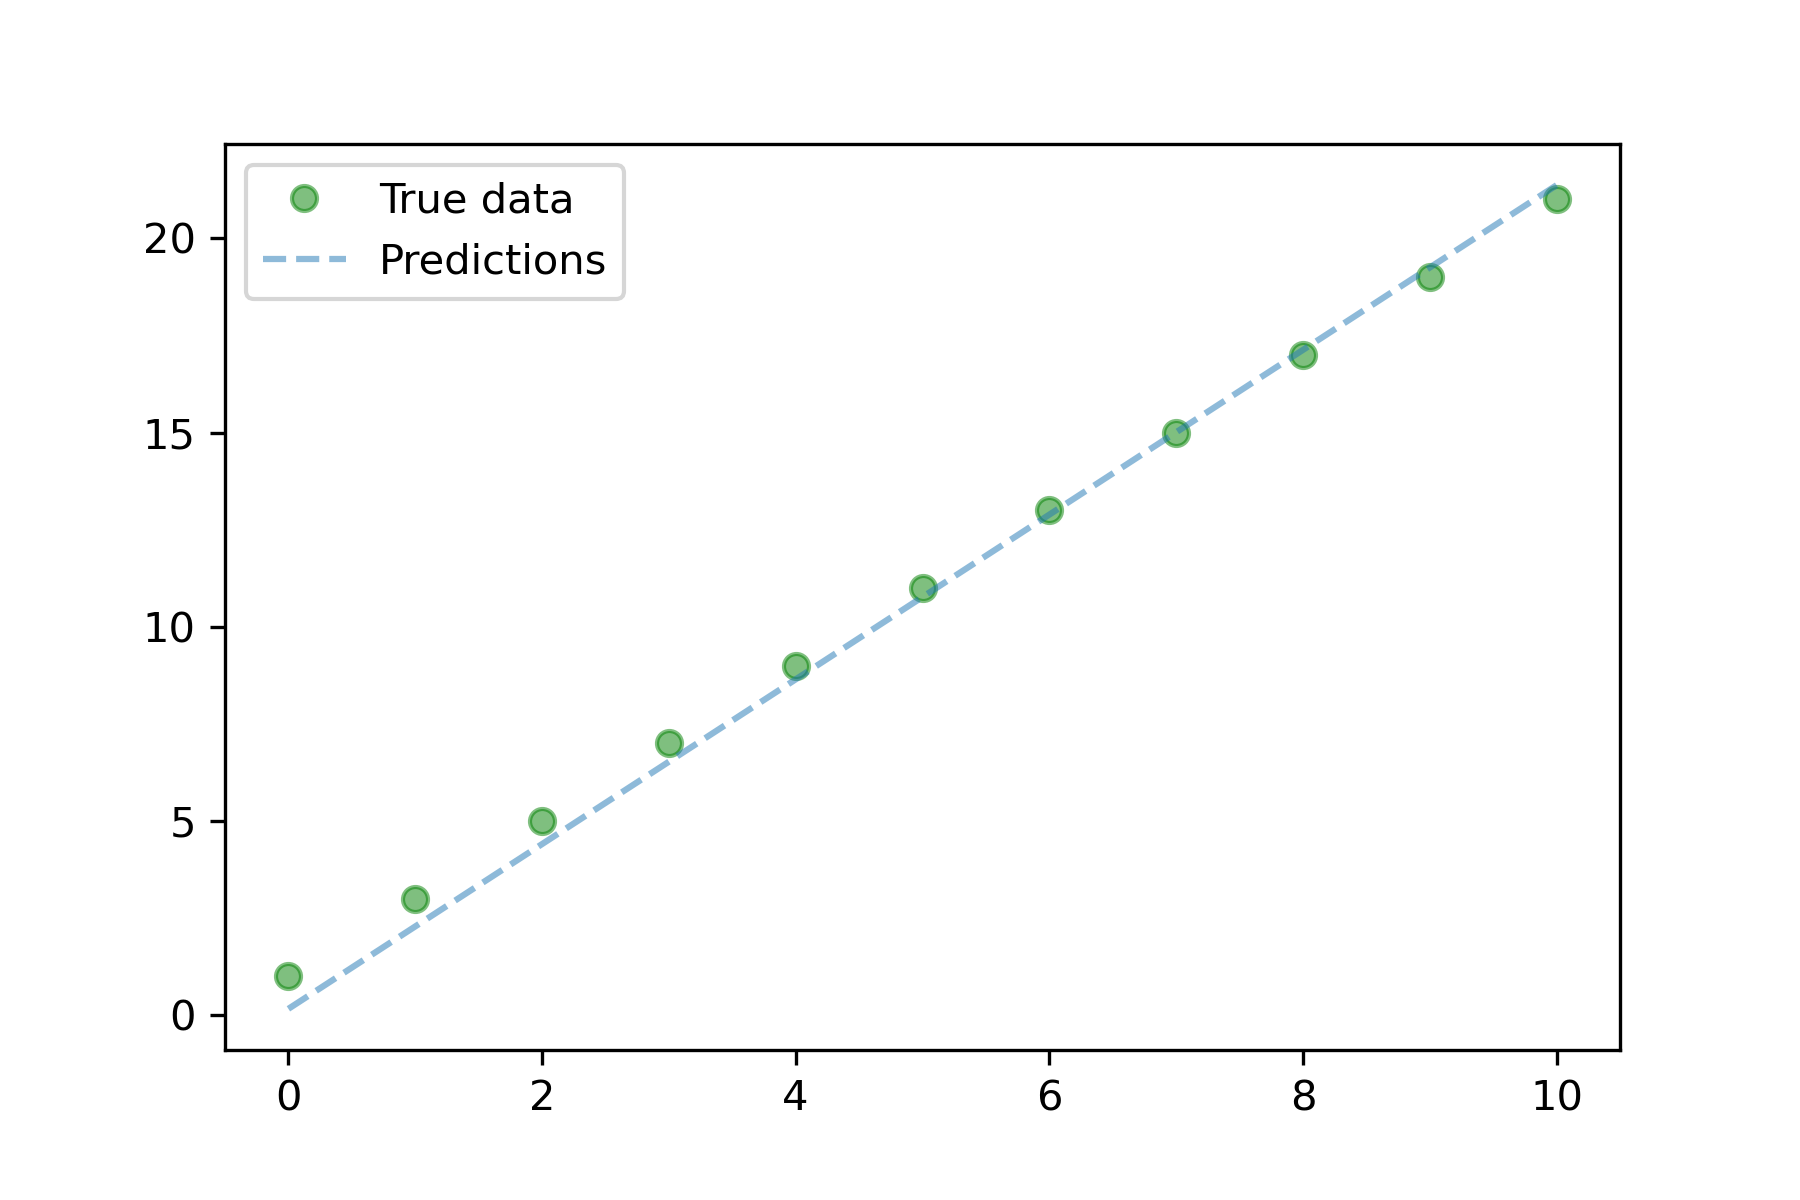

Source code (Python):
# -*- coding: utf-8 -*-
"""
Created on Sat May  6 15:49:08 2023

@author: changai
https://www.deeplearningwizard.com/deep_learning/practical_pytorch/pytorch_linear_regression/
"""

import torch
import torch.nn as nn
import numpy as np
import matplotlib.pyplot as plt

class LinearRegressionModel(nn.Module):
    def __init__(self, input_dim, output_dim):
        super(LinearRegressionModel, self).__init__()
        
        self.linear = nn.Linear(input_dim, output_dim)
    
    def forward(self, x):
        out = self.linear(x)
        return out

def get_data():
    x_values = [i for i in range(11)]
    x_train = np.array(x_values, dtype=np.float32)
    
    y_values = [2*i + 1 for i in x_values]
    y_train = np.array(y_values, dtype=np.float32)
    x_train = x_train.reshape(-1, 1)
    y_train = y_train.reshape(-1, 1)
    return x_train, y_train

def train():
    input_dim = 1
    output_dim = 1
    
    model = LinearRegressionModel(input_dim, output_dim)
    criterion = nn.MSELoss()
    
    learning_rate = 0.01
    optimizer = torch.optim.SGD(model.parameters(), lr=learning_rate)
    
    x_train, y_train = get_data()
    epochs = 100
    for epoch in range(epochs):
        epoch += 1
        # Convert numpy array to torch Variable
        inputs = torch.from_numpy(x_train).requires_grad_()
        labels = torch.from_numpy(y_train)
    
        # Clear gradients w.r.t. parameters
        optimizer.zero_grad() 
    
        # Forward to get output
        outputs = model(inputs)
    
        # Calculate Loss
        loss = criterion(outputs, labels)
    
        # Getting gradients w.r.t. parameters
        loss.backward()
    
        # Updating parameters
        optimizer.step()
    
        print('epoch {}, loss {}'.format(epoch, loss.item()))
        
        save_model = True
        if save_model:
            # Saves only parameters
            # alpha & beta
            torch.save(model.state_dict(), 'awesome_model.pkl')

def predict():
    load_model = True
    input_dim = 1
    output_dim = 1
    model = LinearRegressionModel(input_dim, output_dim)
    if load_model:
        model.load_state_dict(torch.load('awesome_model.pkl'))
    x_train, y_train = get_data()
    predicted = model(torch.from_numpy(x_train).requires_grad_()).data.numpy()
    print(predicted)
    
    plot = True
    if plot:
        # Clear figure
        plt.clf()
        # Get predictions
        fig = plt.figure(dpi=300)
        predicted = model(torch.from_numpy(x_train).requires_grad_()).data.numpy()
        
        # Plot true data
        plt.plot(x_train, y_train, 'go', label='True data', alpha=0.5)
        
        # Plot predictions
        plt.plot(x_train, predicted, '--', label='Predictions', alpha=0.5)
        
        # Legend and plot
        plt.legend(loc='best')
        plt.show()
        fig.savefig('linear_regression.png')
    return predicted

    
if __name__ == '__main__':
    train()
    predict()